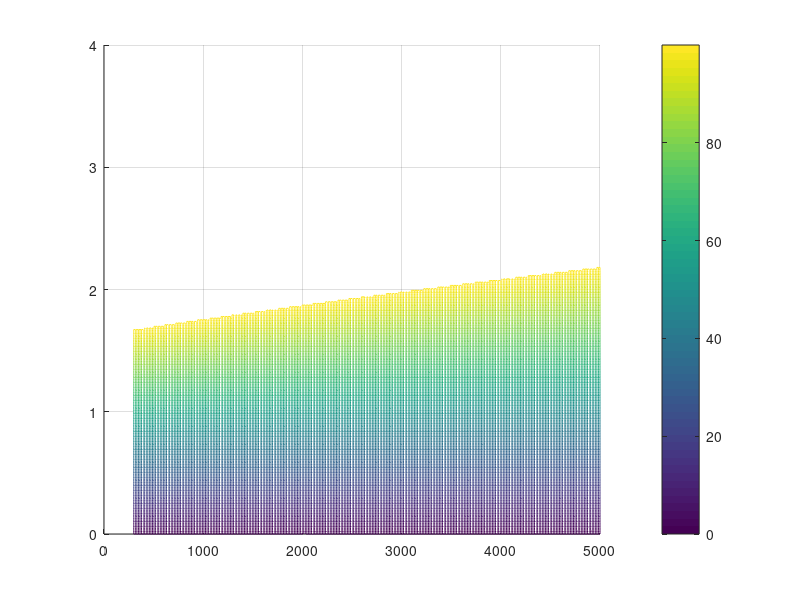

This chart was generated by the following MATLAB code: (Note: this script raises an error after producing the figure.)
%% Impulsive Inclination Change
% Dylan Thomas
clearvars; clc; delete('*.asv');

%%%%%%%%%%%%%%%%%%%%%%%%%%%%%%%%%%%%%%%%%%%%%%%%%%%%%%%%%%%%%%%%%%%%%%%%%%%
% Spacecraft Properties
%%% Needed?
f1 = 'Name';
f2 = 'M_total';
f3 = 'M_prop';
f4 = 'I_sp';
f5 = 'T_nom';

v1 = {'Aerojet CHAMPS-120XW'};
v2 = {14};      % [kg]
v3 = {1.5};     % [kg]
v4 = {203};     % [s]
v5 = {4*2.79};  % [N]

spacecraft = struct(f1,v1,f2,v2,f3,v3,f4,v4,f5,v5);

% Cases
method = {'Inc Only' , 'RAAN Only', 'Combined Inc \& RAAN'};

%%%%%%%%%%%%%%%%%%%%%%%%%%%%%%%%%%%%%%%%%%%%%%%%%%%%%%%%%%%%%%%%%%%%%%%%%%%
% Parameter Inputs, constants
r_E = 6378.137;                             % [km]          - Radius of Earth
mu = 398600;                                % [km^3/s^2]    - Grav. Parameter
g = 9.81/1000;                              % [km/s^2]      - Gravity
n = 300;                                   %               - Num. of Plot points
% n_inc = 1000;                                   %               - Num. of Plot points
% n_RAAN = 100;
m_prop_nom = 1.5;                           % [kg]          - Nominal Propellant Mass
del_OM_d = linspace(0,4,n);                                 % [deg]         - Change in RAAN
inc_target_d = 51.6; %ISS inc               % [deg]         - Target orbit inclination
deg2rad = pi/180;

% Setting up vectorized parameters
% R_f = 10000;                              % [km]          - Final Orbit SMA
init_alt = linspace(300,5000,n);            % [km]          - Initial Orbit Altitude
del_inc_d = linspace(0,4,n);                % [km]          - Inclination Change
R_i = init_alt + r_E;                       % [km]          - Initial Orbit SMA
period = 2*pi*sqrt(R_i.^3/mu);              % [sec]         - Final Orbital period
inc_init_d = inc_target_d - del_inc_d;      % [deg]         - Initial orbit inclination
h_i = (mu*R_i).^(0.5);                        % [km]          - Orbit angular momentum

% Convert to radians
inc_target_r = inc_target_d*deg2rad;
inc_init_r = inc_init_d*deg2rad;
del_inc_r = del_inc_d*deg2rad;     
del_OM_r = del_OM_d*deg2rad;

%%%%%%%%%%%%%%%%%%%%%%%%%%%%%%%%%%%%%%%%%%%%%%%%%%%%%%%%%%%%%%%%%%%%%%%%%%%
% Equation for inclination change

dIncMat = zeros(n,n);
dRAANMat = zeros(n,n);
for iter=1:n
    dIncMat(iter,:) = del_inc_r;
    dRAANMat(:,iter) = del_OM_r';
end

Dv = @(del_i,del_OM,r,h) (h/r)*(del_i.^2 + (del_OM.^2).*sin(inc_target_r*ones(size(del_i)) - del_i).^2).^(0.5);
% Memory allocation
Dv_Req = zeros(n,n,n);
tic
% for kk=1:n
%     for jj=1:n
%         for ii=1:n
%             % Loop creates 3-D surface of Delta V required for various transfers
%             Dv_Req(kk,jj,ii) = Dv(del_inc_r(jj),del_OM_r(kk),R_i(ii),h_i(ii));
%         end
%     end
% end
for ii=1:n
    Dv_Req(:,:,ii) = Dv(dIncMat,dRAANMat,R_i(ii),h_i(ii));
end
toc
%%%%%%%%%%%%%%%%%%%%%%%%%%%%%%%%%%%%%%%%%%%%%%%%%%%%%%%%%%%%%%%%%%%%%%%%%%%
% Loops through each spacecraft & calcs/plots

% Memory allocation
Dv_tot = zeros(1,length(method));
Tburn = zeros(1,length(method));
a_thrusti = zeros(1,length(method));
for iter=1:length(method)
    maneuver_case  = method{iter};
    switch maneuver_case
        case 'Inc Only'
            display(method(iter))
            % Equations for Continuous thrust
            m_dot = spacecraft.T_nom/(g*1000*-spacecraft.I_sp);
            a_thrusti(iter) = spacecraft.T_nom/spacecraft.M_total;
            Dv_avail = 0.5*period*a_thrusti(iter)/1000;           % Eqn 6-46
            
            % Find total Delta V & Time of Flight
            Dv_tot(iter) = g*spacecraft.I_sp*log(spacecraft.M_total/(spacecraft.M_total-spacecraft.M_prop));
            Tburn(iter) = (Dv_tot(iter)*1000)/(a_thrusti(iter));
            
            % Memory allocation & reset temporary variables
            Mass_percent = zeros(length(init_alt),n);
            Dv_total = Dv_Req(1,:,:);
            % Loop calculates Inclination/Mass for each case
            for ii=1:length(init_alt)
                
                % Checks burn time of flight is not greater than final orbit period
                if Tburn(iter)>0.5*period(ii)
                    spacecraft.M_prop = -m_dot*0.5*period(ii); % Eqn 6-45
                else
                    Dv_avail(ii)= Dv_tot(iter);
                end
                
                % Delta V required cannot exceed Delta V available
                index = Dv_total(1,:,ii)>=Dv_avail(ii);
                Dv_total(1,index,ii) = NaN;
                
                M_prop_vec = spacecraft.M_total*(1-exp(-(Dv_total(1,:,ii))/(g*spacecraft.I_sp)));
                Mass_percent(:,ii) = M_prop_vec/m_prop_nom*100;
                
            end
            
            % Plotting stuff
            figure(iter)
            hold on
            grid on
            mesh(init_alt,del_inc_d,Mass_percent)
            c = colorbar;
            c.Label.String = 'Percent Propellant Mass Burned';
            title1 = title(method(iter));
            xl = xlabel('Orbital Altitude, [km]');
            yl = ylabel('Inclination Change, $\Delta i$, [deg]');
            set([title1 xl yl],'interpreter','latex','fontsize',12)
            axis tight
            hold off
            
        case 'RAAN Only'
            display(method(iter))
            % Equations for Continuous thrust
            m_dot = spacecraft.T_nom/(g*1000*-spacecraft.I_sp);
            a_thrusti(iter) = spacecraft.T_nom/spacecraft.M_total;
            Dv_avail = 0.5*period*a_thrusti(iter)/1000;           % Eqn 6-46
            
            % Find total Delta V & Time of Flight
            Dv_tot(iter) = g*spacecraft.I_sp*log(spacecraft.M_total/(spacecraft.M_total-spacecraft.M_prop));
            Tburn(iter) = (Dv_tot(iter)*1000)/(a_thrusti(iter));
            
            % Memory allocation & reset temporary variables
            Mass_percent = zeros(length(init_alt),n);
            Dv_total = Dv_Req(:,1,:);
            % Loop calculates Inclination/Mass for each case
            for ii=1:length(init_alt)
                
                % Checks burn time of flight is not greater than final orbit period
                if Tburn(iter)>0.5*period(ii)
                    spacecraft.M_prop = -m_dot*0.5*period(ii); % Eqn 6-45
                else
                    Dv_avail(ii)= Dv_tot(iter);
                end
                
                % Delta V required cannot exceed Delta V available
                index = Dv_total(:,1,ii)>=Dv_avail(ii);
                Dv_total(index,1,ii) = NaN;
                
                M_prop_vec = spacecraft.M_total*(1-exp(-(Dv_total(:,1,ii))/(g*spacecraft.I_sp)));
                Mass_percent(:,ii) = M_prop_vec/m_prop_nom*100;
                
            end
            
            % Plotting stuff
            figure(iter)
            hold on
            grid on
            mesh(init_alt,del_OM_d,Mass_percent)
            c = colorbar;
            c.Label.String = 'Percent Propellant Mass Burned';
            title1 = title(method(iter));
            xl = xlabel('Orbital Altitude, [km]');
            yl = ylabel('RAAN Change, $\Delta \Omega$, [deg]');
            set([title1 xl yl],'interpreter','latex','fontsize',12)
            axis tight
            hold off
            
        case 'Combined Inc \& RAAN'
            display(method(iter))
            %%%% 4-D plot is awkward, so this is plotted at discrete
            %%%% altitudes
            
            %%% TODO: Figure this out
            R_i = [6800 7500 10000];
            period = 2*pi*sqrt(R_i.^3/mu);
            Dv_Req = zeros(n,n,3);
            for ii=1:length(R_i)
                Dv_Req(:,:,ii) = Dv(dIncMat,dRAANMat,R_i(ii),h_i(ii));
            end
            
            % Equations for Continuous thrust
            m_dot = spacecraft.T_nom/(g*1000*-spacecraft.I_sp);
            a_thrusti(iter) = spacecraft.T_nom/spacecraft.M_total;
            Dv_avail = 0.5*period*a_thrusti(iter)/1000;           % Eqn 6-46
            
            % Find total Delta V & Time of Flight
            Dv_tot(iter) = g*spacecraft.I_sp*log(spacecraft.M_total/(spacecraft.M_total-spacecraft.M_prop));
            Tburn(iter) = (Dv_tot(iter)*1000)/(a_thrusti(iter));
            
            % Memory allocation & reset temporary variables
            Mass_percent = zeros(length(init_alt),n);
            Dv_total = Dv_Req;
            % Loop calculates Inclination/Mass for each case
            for ii=1:length(R_i)
                
                % Checks burn time of flight is not greater than final orbit period
                if Tburn(iter)>0.5*period(ii)
                    spacecraft.M_prop = -m_dot*0.5*period(ii); % Eqn 6-45
                else
                    Dv_avail(ii)= Dv_tot(iter);
                end
                
                % Delta V required cannot exceed Delta V available
                index = Dv_total(:,:,ii)>=Dv_avail(ii);
                for kk=1:n
                    for jj=1:n
                        if Dv_total(kk,jj,ii)>=Dv_avail(ii)
                            Dv_total(kk,jj,ii) = NaN;
                        end
                    end
                end
                
                M_prop_vec = spacecraft.M_total*(1-exp(-(Dv_total(:,:,ii))/(g*spacecraft.I_sp)));
                Mass_percent(:,:,ii) = M_prop_vec/m_prop_nom*100;
                
                % Plotting stuff
                figure(iter+ii-1)
                hold on
                grid on
                mesh(del_inc_d,del_OM_d,Mass_percent(:,:,ii))
                c = colorbar;
                c.Label.String = 'Percent Propellant Mass Burned';
                title1 = title(strcat(method(iter), ', SMA = ',num2str(R_i(ii))));
                xl = xlabel('Orbital Altitude, [km]');
                yl = ylabel('RAAN Change, $\Delta \Omega$, [deg]');
                set([title1 xl yl],'interpreter','latex','fontsize',12)
                axis tight
                hold off
            end
            

            
            
    end
    
    


end

